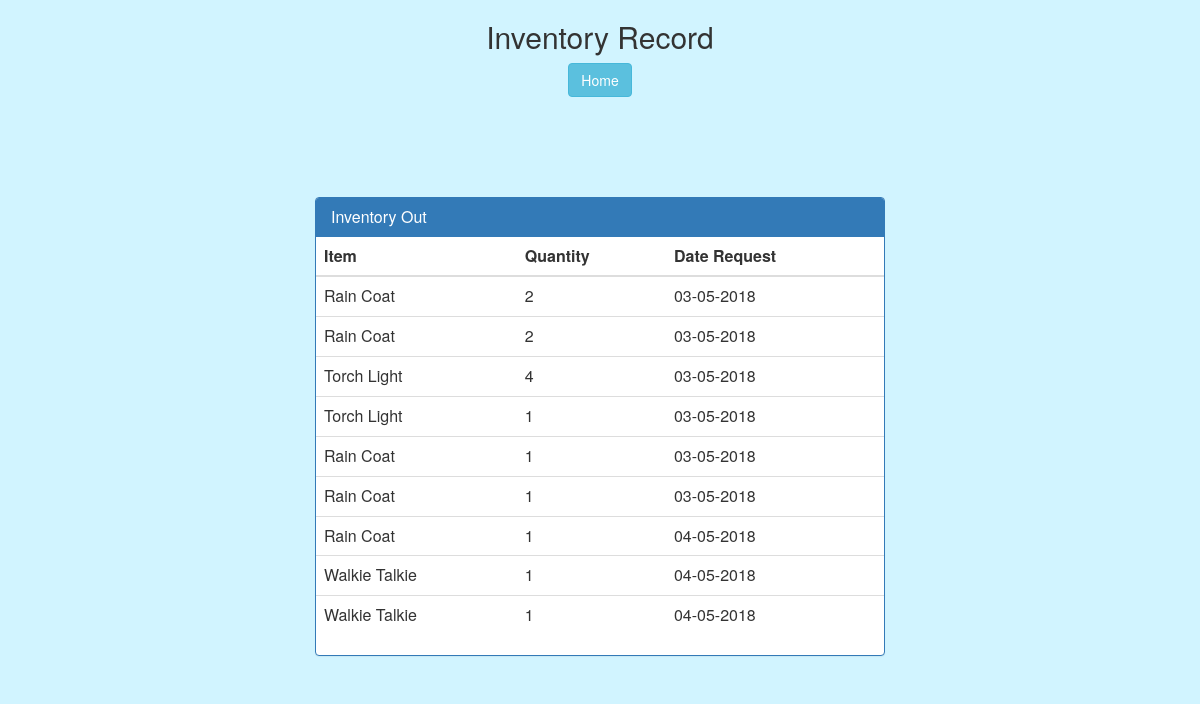
The page /checkoutinventoryadmin.php (signed in) on the database its author committed.
### tables this page shows
CREATE TABLE `checkout` (
  `ID` int(12) NOT NULL,
  `Item` varchar(20) NOT NULL,
  `quantity` int(11) NOT NULL,
  `DateRequest` varchar(15) NOT NULL
);

### checkoutinventoryadmin.php (the view, shortened to what this page needs)
<html>
<head>
    <link href="//netdna.bootstrapcdn.com/bootstrap/3.0.0/css/bootstrap.min.css" rel="stylesheet" id="bootstrap-css">
</head>
<body>
  <div class="container-fluid">
      <h2 align="center">Inventory Record</h2>
  <center>    <a href="indexadmin.php"  class="btn btn-info"  align="center" role="button" class="pull-right" > Home  </a> </center>
      	<div class="row">
  			<div class="col-md-6 col-md-offset-3" style="margin-top:100px;">
  				<div class="panel panel-primary">
            <div class="panel-heading">
  						<h3 class="panel-title">Inventory Out</h3>
  					</div>
            <div class="container6">
  					<table class="table table-hover" id="dev-table">
  						<thead>
  							<tr>
  								<th>Item</th>
  								<th>Quantity</th>
  								<th>Date Request</th>
  							</tr>
  						</thead>
  						<tbody>
<?php
require_once 'database.php' ;
$query = "SELECT * FROM checkout" ;
$result = mysqli_query($conn,$query) ;
  while($row = mysqli_fetch_array($result))
  {
    ?>
    <tr>
      <td><?php echo $row['Item'] ?></td>
      <td><?php echo $row['quantity'] ?></td>
      <?php
       $date= $row['DateRequest'];
       $convert_date = date("d-m-Y",strtotime($date));
        ?>
      <td><?php echo $convert_date ?></td>
    </tr>
  <?php
  }
 ?>
  						</tbody>
  					</table>
  				</div>
  			</div>
  		</div>
    </div>
  </div>
</body>
</html>

### checkoutinventoryadmin.php (style rules this page uses)
body { background-color: #d1f4ff; }
div.container6 { display: flex; align-items: right; justify-content: right ; }

### rows shown on the page
checkout: Item "Rain Coat", quantity "2", DateRequest "03-05-2018"
checkout: Item "Rain Coat", quantity "2", DateRequest "03-05-2018"
checkout: Item "Torch Light", quantity "4", DateRequest "03-05-2018"
checkout: Item "Torch Light", quantity "1", DateRequest "03-05-2018"
checkout: Item "Rain Coat", quantity "1", DateRequest "03-05-2018"
checkout: Item "Rain Coat", quantity "1", DateRequest "03-05-2018"
checkout: Item "Rain Coat", quantity "1", DateRequest "04-05-2018"
checkout: Item "Walkie Talkie", quantity "1", DateRequest "04-05-2018"
checkout: Item "Walkie Talkie", quantity "1", DateRequest "04-05-2018"
